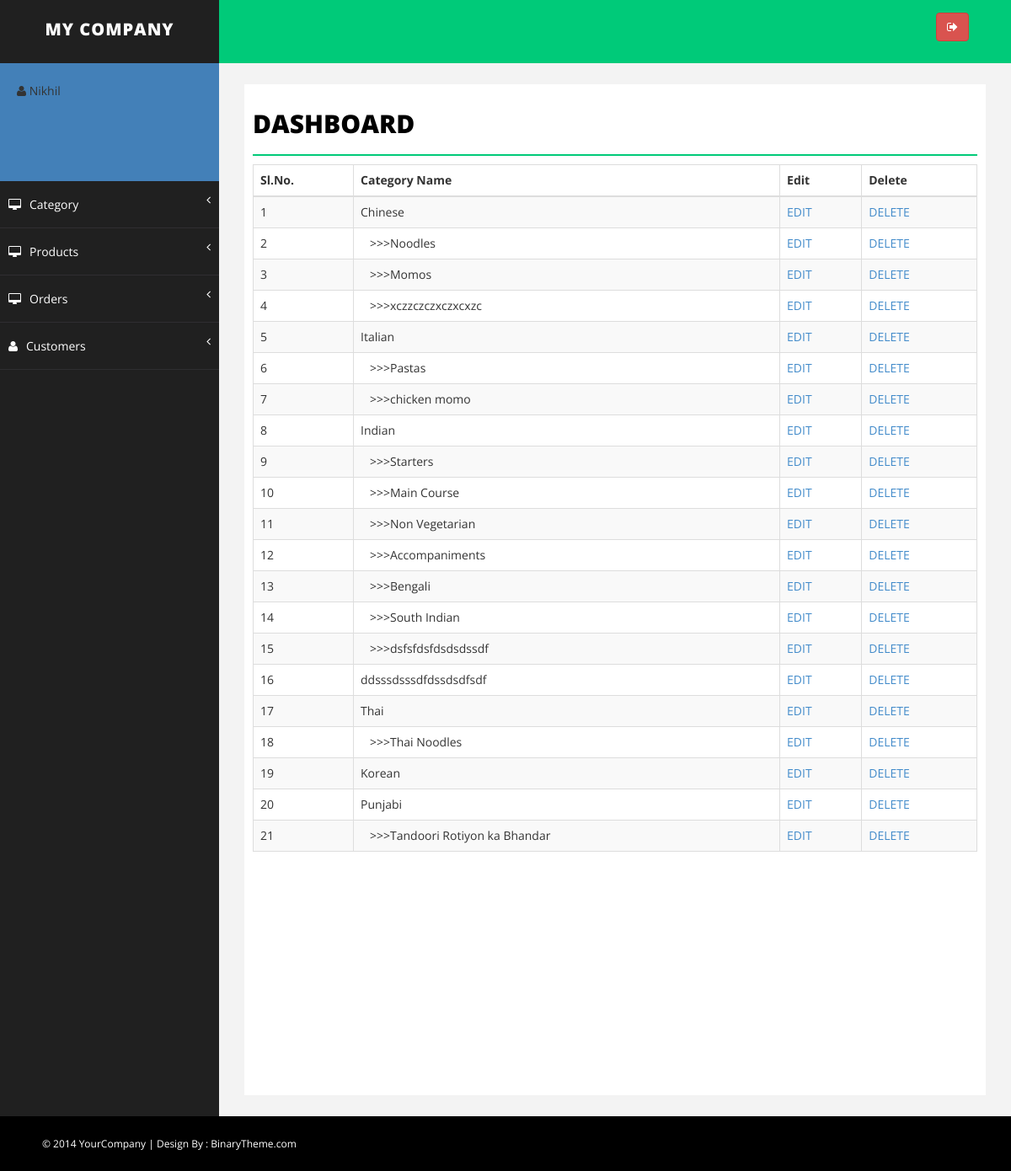
Page /admin/manage_category.php (signed in) on the committed database.
### tables this page shows
CREATE TABLE `category` (
  `cid` int(11) NOT NULL,
  `cname` varchar(100) NOT NULL,
  `parent_id` int(11) NOT NULL,
  `is_this_deleted` varchar(20) NOT NULL
);

### admin/manage_category.php (the view, shortened to what this page needs)
<?php
include "lib/config.php";
include "lib/header.php";
?>
                <div class="row">
                    <div class="col-md-12">
                        <div class="table-responsive">
                            <table class="table table-striped table-bordered table-hover">
                                <thead>
                                    <tr>
                                        <th>Sl.No.</th>
                                        <th> Category Name</th>
                                        <th>Edit</th>
                                        <th>Delete</th>
                                    </tr>
                                </thead>
                                <tbody>
                                <?php
                                $sql="SELECT * FROM `category` WHERE `parent_id`='0'";
                                $res=$db->query($sql);
                                $count=0;
                                while($row=$res->fetch_object()){
                                	$count+=1;
                                    print'<tr>
                                        <td>'.$count.'</td>
                                        <td><span> '.$row->cname.'</span></td>
                                        <td><a href="edit_category.php?eid='.$row->cid.'">EDIT</a></td>
                                        <td><a href="delete_category.php?did='.$row->cid.'" onclick="return confirm(\'are you sure?\')">DELETE</a></td>
                                    </tr>';
                                    $sql1="SELECT * FROM `category` WHERE `parent_id`='$row->cid'";
                                   $res1=$db->query($sql1);
                                   While($row1=$res1->fetch_object())
                                   {
                                   	$count++;
                                   	print'<tr>
                                        <td>'.$count.'</td>
                                        <td><span> &nbsp;&nbsp;&nbsp;>>>'.$row1->cname.'</span></td>
                                        <td><a href="edit_category.php?eid='.$row1->cid.'">EDIT</a></td>
                                        <td><a href="delete_category.php?did='.$row1->cid.'" onclick="return confirm(\'are you sure?\')">DELETE</a></td>
                                    </tr>';
                                   }
                                }
                            ?>
                                </tbody>
                            </table>
                        </div>
                    </div>
                </div>
<?php
include "lib/footer.php";
?>

### admin/assets/css/basic.css (style rules this page uses)
body { font-family: 'Open Sans', sans-serif; line-height:25px; }

### rows in the picture
category: cname "Chinese"
category: cname "Noodles"
category: cname "Momos"
category: cname "xczzczczxczxcxzc"
category: cname "Italian"
category: cname "Pastas"
category: cname "chicken momo"
category: cname "Indian"
category: cname "Starters"
category: cname "Main Course"
category: cname "Non Vegetarian"
category: cname "Accompaniments"
category: cname "Bengali"
category: cname "South Indian"
category: cname "dsfsfdsfdsdsdssdf"
category: cname "ddsssdsssdfdssdsdfsdf"
category: cname "Thai"
category: cname "Thai Noodles"
category: cname "Korean"
category: cname "Punjabi"
category: cname "Tandoori Rotiyon ka Bhandar"

### other values in the picture
$_SESSION['username'] "Nikhil"
